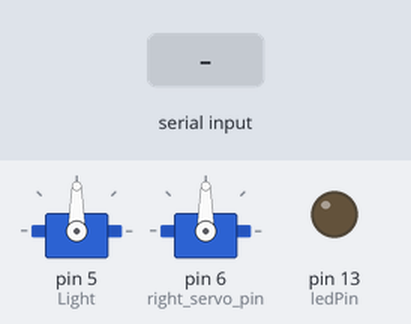
Recording of a sketch running on a simulated Arduino Uno, built with avr-gcc and run on an emulated ATmega328P. Shown: 2 × servo, output pins drawn as LEDs (lit = HIGH). The inputs (shaded band) are chosen by the test bench. What the sketch prints to the serial monitor is not drawn.

Above: at 1.2 s.
1.3 s: byte 200 (200) received over Serial
At 3.1 s:
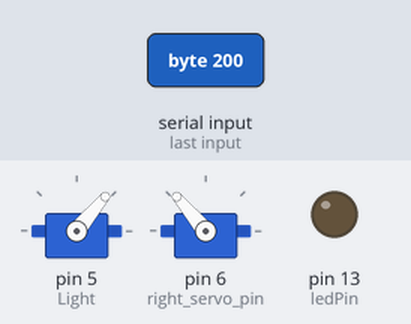
3.4 s: "2" received over Serial
At 5.3 s:
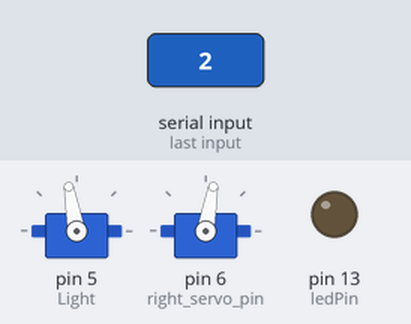
5.6 s: byte 210 (210) received over Serial
At 6.07 s:
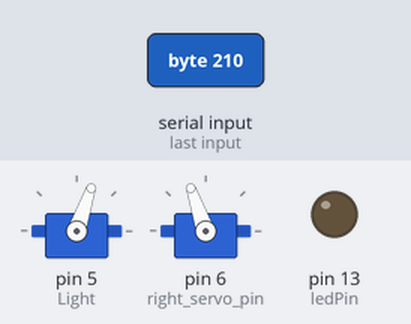
7.1 s: "0" received over Serial
At 8.4 s:
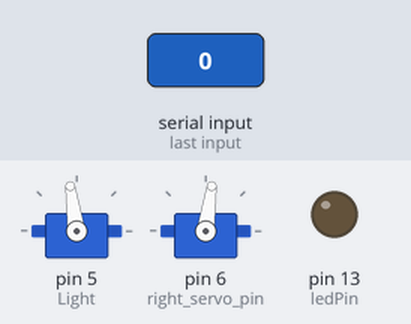
9.2 s: "1" received over Serial
At 10.2 s:
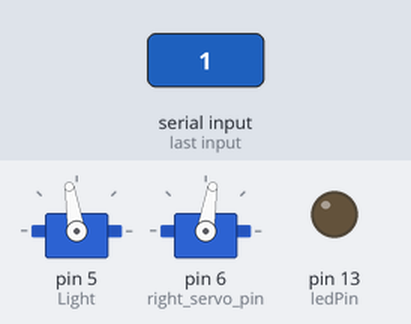
Timing chart, 0 to 11.7 s (numbered marks = the images above; inputs shaded):
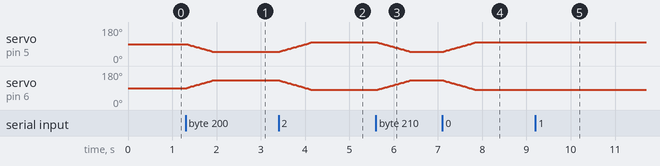

Measured:
- after the input at 1.3 s, servo on pin 5 (Light): moves from 90° to 50° over 0.58 s, starting at once; servo on pin 6 (right_servo_pin): moves from 90° to 130° over 0.58 s, starting at once
- after the input at 3.4 s, servo on pin 5 (Light): moves from 50° to 100° over 0.73 s, starting at once; servo on pin 6 (right_servo_pin): moves from 130° to 80° over 0.73 s, starting at once
- after the input at 5.6 s, servo on pin 5 (Light): moves from 100° to 50° over 0.74 s, starting at once; servo on pin 6 (right_servo_pin): moves from 80° to 130° over 0.74 s, starting at once
- after the input at 7.1 s, servo on pin 5 (Light): moves from 50° to 98° over 0.70 s, starting at once; servo on pin 6 (right_servo_pin): moves from 130° to 82° over 0.70 s, starting at once
- after the input at 9.2 s, servo on pin 5 (Light): 98° → 99° at once; servo on pin 6 (right_servo_pin): 82° → 81° at once

The sketch:

Faraday_Gripper1.ino
```cpp
/* Fontys@Work RoboCup @Work 2018
   controlling the gripper and it's light.
   Recieves commands for the distance of the fingers and the light

   Values between 0 and 120 open/close the gripper (0 is open)
   Value 200 turns light ON
   Value 210 turns light OFF

   Modified on May 28th 2018
   by Dave van der Meer, Karsten Vink and Bjarne Wildschut
*/

#include <Servo.h>
Servo Lservo; // define the left servo
Servo Rservo; // define the right servo
/***************************************************************************************************************************************/
// Constant variables
#define Light 5 //Light
#define ledPin 13 //buildin led
#define left_servo_pin 5
#define right_servo_pin 6

#define StepSize 1

// Variables

int SerialData = 0;
char value = 0;

int angleL = 0;
int angleR = 0;

int servo_position = 0 ;
int step_size = 0 ;

bool led_on = false ;
/***************************************************************************************************************************************/

void setup()
{
  pinMode(ledPin, OUTPUT);
  pinMode(Light, OUTPUT);
  // start serial port at 9600 bps:
  Serial.begin(115200);

  while (!Serial)
  {
    // wait for serial port to connect. Needed for native USB port only
    Serial.println("Faraday_Gripper");
  }

  // Move to initial position and turn off servos

  Lservo.attach(left_servo_pin);
  Rservo.attach(right_servo_pin);

  MoveServo(170,50);

  Lservo.detach() ;
  Rservo.detach() ;
}

/***************************************************************************************************************************************/
void loop() {
  // put your main code here, to run repeatedly:
  /**/
  while (Serial.available() > 0)
  {
    value = Serial.read();
    Serial.println(value);

    if (value <= 199){
      if (value < 0)
      {
        value = 0;
      }
      else
      {
        if (value > 120 && value <= 199)
        {
          value = 120 ;
        }
      }
      move_to_goal((int) value);
    }


    else
    {
      if (value == 200)
      {
        led_on = true ;
        digitalWrite(Light, HIGH) ;
        digitalWrite(ledPin, HIGH) ;
      }

      else
      {
        if (value == 210)
        {
          led_on = false ;
          digitalWrite(Light, LOW) ;
          digitalWrite(ledPin, LOW) ;
        }
      }
    }
  }
}

void move_to_goal(int value)
{
  if ( !(Lservo.attached() || Rservo.attached()) )
  {
    Lservo.attach(left_servo_pin);
    Rservo.attach(right_servo_pin);
  }

  angleL = 50 + value ;
  angleR = 170 - value;

  //servo_position = Lservo.read() ;
  while(angleL != Lservo.read())
  {
    if (Lservo.read() < angleL)
    {
      step_size = StepSize ;
    }
    else
    {
      step_size = -StepSize ;
    }
  delay(15) ;
  //Serial.println("working");

  Lservo.write(Lservo.read() + step_size);
  Rservo.write(Rservo.read() - step_size);
  MoveServo(Rservo.read(), Lservo.read());

  }
  delay(200) ;

  if (value <= 10)
  {
    Lservo.detach() ;
    Rservo.detach() ;
    //Serial.println("detached");
  }

  MoveServo(250,250);

}

void MoveServo(char goalR, char goalL){
  char Poss[2] = {goalL, goalR};
  Serial.write(Poss, 2);
}


/***************************************************************************************************************************************/
```
